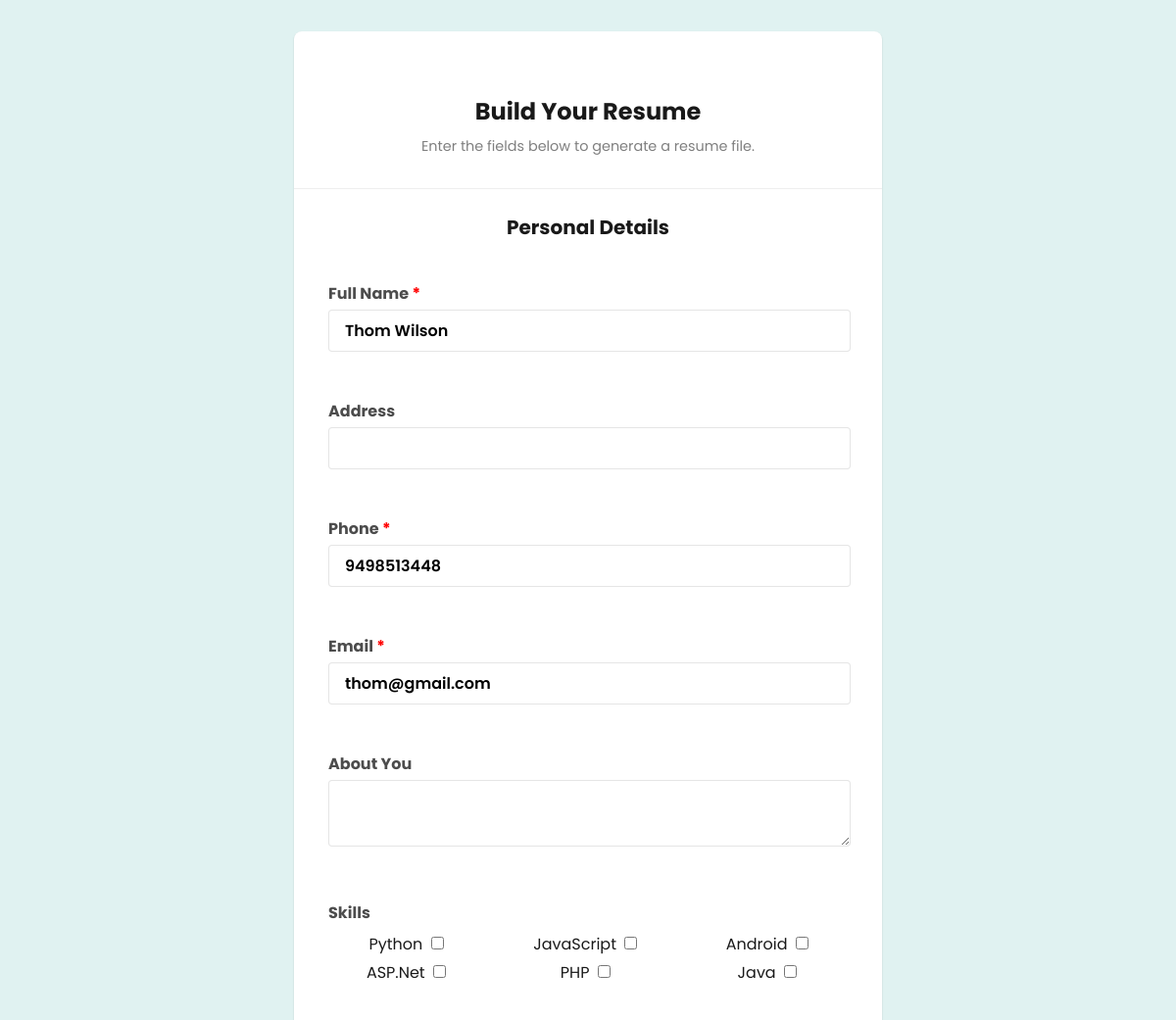
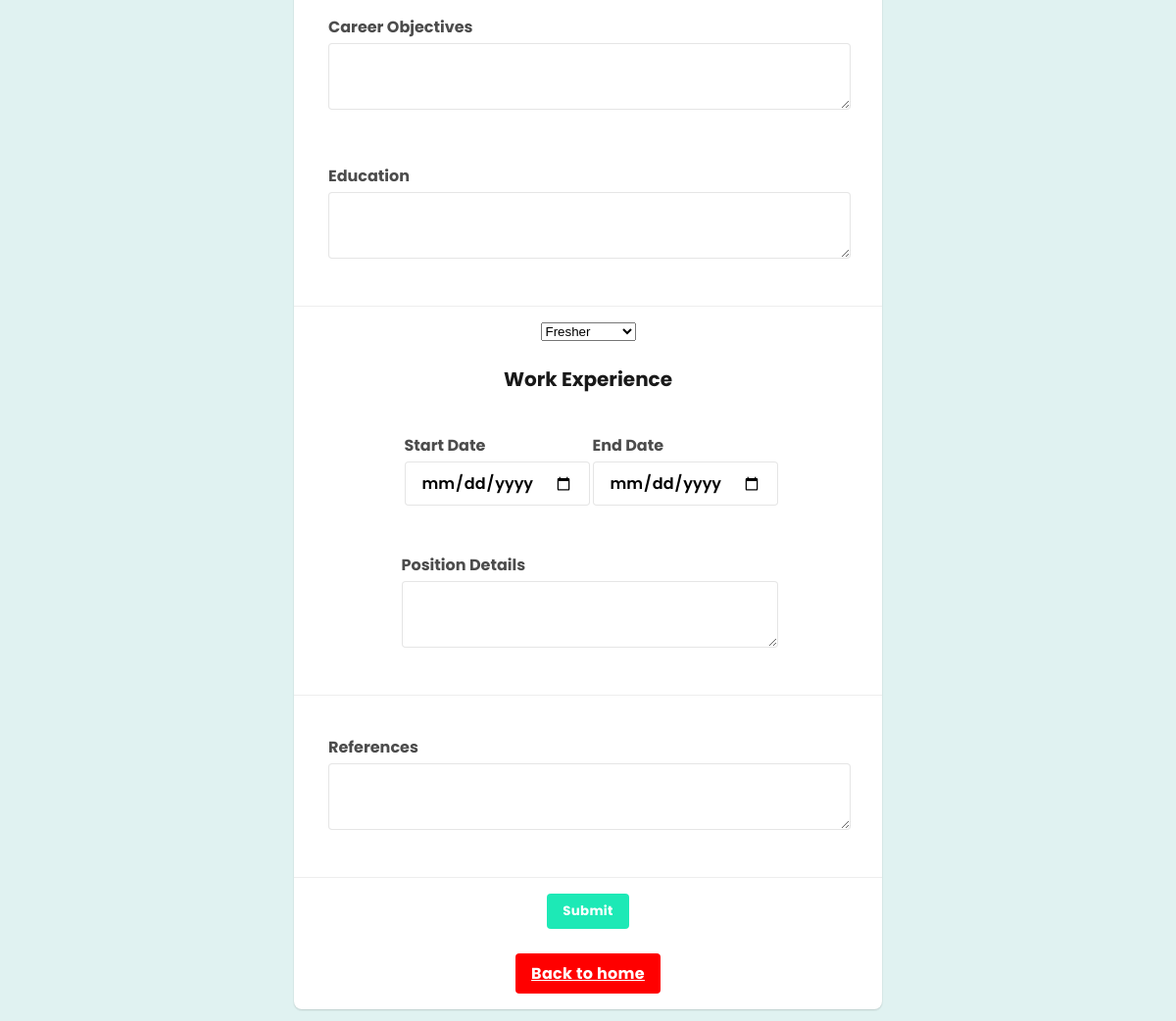
The page /create_resume/2/ (signed in) on the database its author committed (2 pictures, top to bottom).
### app/models.py (models this page shows, shortened)
class Jobseeker(AbstractUser):
    phone_number = models.CharField(max_length=10, null=True, blank=True)
    is_verified = models.BooleanField(default=False)

### app/views.py (the view, shortened to what this page needs)
# urls.py: path("create_resume/<int:myid>/", views.create_resume, name="create_resume"),
def create_resume(request,myid):
    jobseeker = Jobseeker.objects.filter(id=myid).first()
    return render(request, "create-resume.html")

### app/templates/create-resume.html (shortened to what this page needs)
{% load static %}
<!DOCTYPE html>
<html lang="en">
<head>
</head>
<body>
  <form method="POST">
    <div class="form__header">
      <h1>
        Build Your Resume
      </h1>
      <p>
        Enter the fields below to generate a resume file.
      </p>
    </div>
    <h2>
      Personal Details
    </h2>
    <div class="form-group">
      <label for="name">
        Full Name
        <span>
          *
        </span>
      </label>
      <input id="name" name="name" value="{{request.user.first_name}} {{request.user.last_name}}" type="text" />
    </div>
    <div class="form-group">
      <label for="address">
        Address
      </label>
      <input id="address" name="address" type="text" />
    </div>
    <div class="form-group">
      <label for="phone">
        Phone
        <span>
          *
        </span>
      </label>
      <input id="phone" name="phone" value="{{request.user.phone_number}}" type="text" />
    </div>
    <div class="form-group">
      <label for="email">
        Email
        <span>
          *
        </span>
      </label>
      <input id="email" name="email" value="{{request.user.email}}" type="email" />
    </div>
    <div class="form-group">
      <label for="about">
        About You
      </label>
      <textarea id="about" name="about"></textarea>
    </div>
    <div class="form-group">
      <label for="about">
        Skills
      </label>
      <table style="width:100%">
        <tr style="text-align: center">
          <td>Python <input type="checkbox" id="skills" name="skills" value="Python"></td>
          <td>JavaScript <input type="checkbox" id="skills" name="skills" value="JavaScript"></td>
          <td>Android <input type="checkbox" id="skills" name="skills" value="Android"></td>
        </tr>
        <tr style="text-align: center">
          <td>ASP.Net <input type="checkbox" id="skills" name="skills" value="ASP.Net"></td>
          <td>PHP <input type="checkbox" id="skills" name="skills" value="PHP"></td>
          <td>Java <input type="checkbox" id="skills" name="skills" value="Java"></td>
        </tr>
      </table>
    </div>
    <div class="form-group">
      <label for="career">
        Career Objectives
      </label>
      <textarea id="career" name="career"></textarea>
    </div>
    <div class="form-group">
      <label for="education">
        Education
      </label>
      <textarea id="education" name="education"></textarea>
    </div>
    <div class="line-break">
    </div>
    <select id="user-type" name="work_experience" onchange="toggleFields()">
      <option value="fresher">Fresher</option>
    </select>
    <div id="fresher-fields">
      <h2>
        Work Experience
      </h2>
      <div class="form-date-group">
        <div class="form-group">
          <label for="job-1__start">
            Start Date
          </label>
          <input id="job-1__start" name="job-1__start" value="{{resume_info.job_1_start}}" type="date" />
        </div>
        <div class="form-group">
          <label for="job-1__end">
            End Date
          </label>
          <input id="job-1__end" name="job-1__end" value="{{resume_info.job_1_end}}" type="date" />
        </div>
      </div>
      <div class="form-group">
        <label for="job-1__details">
          Position Details
        </label>
        <textarea id="job-1__details" name="job-1__details">{{resume_info.job_1_details}}</textarea>
      </div>
    </div>
    <div class="line-break">
    </div>
    <div class="form-group">
      <label for="references">
        References
      </label>
      <textarea id="references" name="references"></textarea>
    </div>
    <div class="line-break">
    </div>
    <input type="submit" />
    <br>
    <a class="button" style="background-color:red;" href="/">Back to home</a>
  </form>
</body>
</html>

### app/templates/create-resume.html (style rules this page uses)
html { background: #E0F2F1; }
body, form { display: flex; flex-direction: column; align-items: center; }
body { padding: 32px 0px; padding-bottom: 128px; }
body, h1, h2, h3, h4, p { margin: 0px; }
.button { background: #1DE9B6; padding: 8px 16px; color: white; font-weight: bold; font-family: inherit; letter-spacing: 0.3px; border-radius: 4px; border: none; cursor: pointer; outline: none; transition: 0.2s all; box-shadow: 0 1px 3px rgba(0, 0, 0, 0.00), 0 1px 2px rgba(0, 0, 0, 0.00); }
form { padding-bottom: 16px; font-family: 'Poppins', sans-serif; background: white; border-radius: 8px; width: 100%; max-width: 600px; color: rgba(0, 0, 0, 0.9); box-shadow: 0 1px 3px rgba(0, 0, 0, 0.02), 0 1px 2px rgba(0, 0, 0, 0.14); }
.form__header { padding: 32px 0; width: 100%; text-align: center; border-bottom: 1px solid #eee; }
.form__header h1 { font-size: 1.5rem; margin-bottom: 8px }
.form__header p { font-size: 0.9rem; color: rgba(0, 0, 0, 0.5); }
form h2 { margin-top: 24px; margin-bottom: 16px; width: 100%; font-size: 1.25rem; text-align: center; }
.form-group { box-sizing: border-box; width: 100%; padding: 24px 32px; border-left: 3px solid transparent; transition: 0.2s all; }
.form-date-group { display: flex; box-sizing: border-box; width: 100%; padding: 24px 32px; border-left: 3px solid transparent; transition: 0.2s all; }
.form-date-group .form-group { padding: 0px; }
.form-group label { font-weight: bold; margin-bottom: 4px; font-size: 1rem; color: rgba(0, 0, 0, 0.7); display: block; }
.form-group label span { color: red; }
form .line-break { width: 100%; height: 1px; margin: 16px auto; border-bottom: 1px solid #eee; }
input[type=text]::placeholder, input[type=password]::placeholder, input[type=email]::placeholder, input[type=date]::placeholder, textarea::placeholder { font-weight: 400; color: rgba(0, 0, 0, 0.4); }
input[type=text], input[type=password], input[type=email], input[type=date], textarea { font-size: 1.05rem; font-weight: 600; font-family: inherit; box-sizing: border-box; padding: 8px 16px; border: 1px solid rgba(0, 0, 0, 0.1); border-radius: 4px; transition: 0.2s border; width: 100%; font-size: 1rem; }
textarea { max-width: 533px; }
input[type=submit] { background: #1DE9B6; padding: 8px 16px; color: white; font-weight: bold; font-family: inherit; letter-spacing: 0.3px; border-radius: 4px; border: none; cursor: pointer; outline: none; transition: 0.2s all; box-shadow: 0 1px 3px rgba(0, 0, 0, 0.00), 0 1px 2px rgba(0, 0, 0, 0.00); }

### rows shown on the page
Jobseeker: name "Thom Wilson", phone "9498513448", email "thom@gmail.com"
